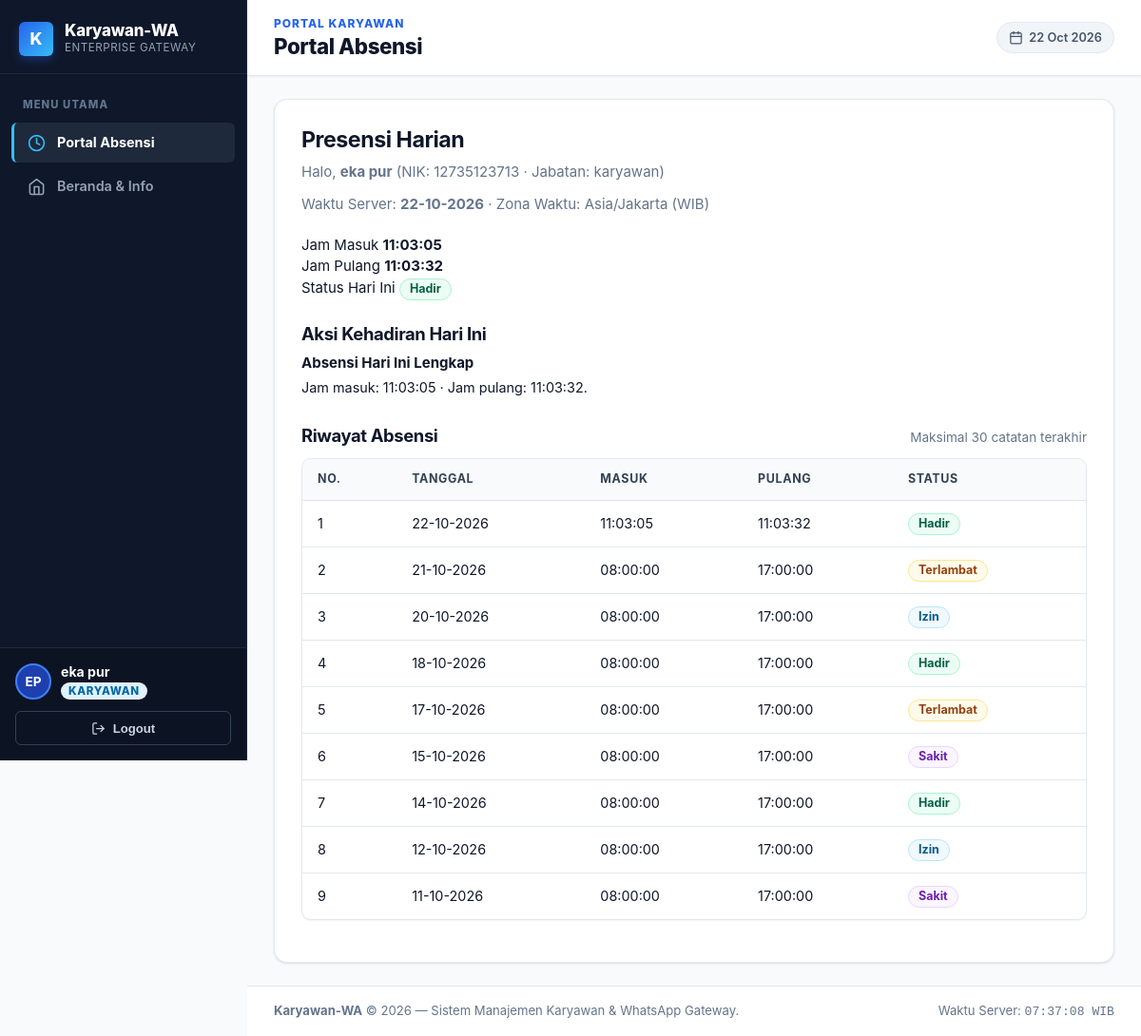
The app's page /absensi/index.php (signed in) with its own data.
### tables this page shows
CREATE TABLE `karyawan` (
  `id` int(10) UNSIGNED NOT NULL,
  `nik` varchar(30) NOT NULL,
  `nama` varchar(100) NOT NULL,
  `jabatan` varchar(100) NOT NULL,
  `no_hp` varchar(20) NOT NULL,
  `email` varchar(150) NOT NULL,
  `password` varchar(255) NOT NULL,
  `role` enum('admin','karyawan') NOT NULL DEFAULT 'karyawan',
  `created_at` timestamp NOT NULL DEFAULT current_timestamp(),
  `updated_at` timestamp NOT NULL DEFAULT current_timestamp() ON UPDATE current_timestamp()
);

CREATE TABLE `absensi` (
  `id` int(10) UNSIGNED NOT NULL,
  `id_karyawan` int(10) UNSIGNED NOT NULL,
  `tanggal` date NOT NULL,
  `jam_masuk` time DEFAULT NULL,
  `jam_pulang` time DEFAULT NULL,
  `status` enum('Hadir','Terlambat','Izin','Sakit') NOT NULL DEFAULT 'Hadir',
  `created_at` timestamp NOT NULL DEFAULT current_timestamp()
);

### config/helpers.php (called while the page is built, shortened)
<?php
function app_url(string $path = ''): string
{
    return APP_BASE_URL . '/' . ltrim($path, '/');
}
function e($value): string
{
    return htmlspecialchars((string) $value, ENT_QUOTES | ENT_SUBSTITUTE, 'UTF-8');
}
function current_user(): ?array
{
    return isset($_SESSION['user']) && is_array($_SESSION['user'])
        ? $_SESSION['user']
        : null;
}

### absensi/index.php (the view, shortened to what this page needs)
<?php
require_once __DIR__ . '/../config/helpers.php';
$user = current_user();
$userId = (int) ($user['id'] ?? 0);
$timezone = new DateTimeZone('Asia/Jakarta');
$now = new DateTimeImmutable('now', $timezone);
$today = $now->format('Y-m-d');
$profile = null;
$todayAttendance = null;
$history = [];
$pageError = null;
try {
    $pdo = getPDO();
    $profileStmt = $pdo->prepare(
        "SELECT id, nik, nama, jabatan, no_hp
         FROM karyawan
         WHERE id = :id AND role = 'karyawan'
         LIMIT 1"
    );
    $profileStmt->execute([':id' => $userId]);
    $profile = $profileStmt->fetch();
    $todayStmt = $pdo->prepare(
        'SELECT id, id_karyawan, tanggal, jam_masuk, jam_pulang, status, created_at
         FROM absensi
         WHERE id_karyawan = :id_karyawan AND tanggal = :tanggal
         LIMIT 1'
    );
    $todayStmt->execute([
        ':id_karyawan' => $userId,
        ':tanggal' => $today,
    ]);
    $todayAttendance = $todayStmt->fetch() ?: null;
    $historyStmt = $pdo->prepare(
        'SELECT tanggal, jam_masuk, jam_pulang, status
         FROM absensi
         WHERE id_karyawan = :id_karyawan
         ORDER BY tanggal DESC, id DESC
         LIMIT 30'
    );
    $historyStmt->execute([':id_karyawan' => $userId]);
    $history = $historyStmt->fetchAll();
} catch (PDOException $e) {
    error_log('Halaman absensi gagal memuat data: ' . $e->getMessage());
    $pageError = 'Data absensi belum dapat dimuat. Periksa koneksi database atau log PHP.';
}
$canCheckIn = !$pageError && !$todayAttendance;
$canCheckOut = !$pageError
    && is_array($todayAttendance)
    && !empty($todayAttendance['jam_masuk'])
    && empty($todayAttendance['jam_pulang']);
$pageTitle = 'Portal Absensi';
$activePage = 'absensi';
$pageSection = 'PORTAL KARYAWAN';
$extraCss = ['assets/absensi.css'];
require_once __DIR__ . '/../layout/header.php';
?>
        <?php if (!$pageError && $profile): ?>
            <div class="panel">
                <div class="attendance-header" style="margin-bottom:20px;">
                    <div>
                        <h2>Presensi Harian</h2>
                        <p class="muted">Halo, <strong><?= e($profile['nama']) ?></strong> (NIK: <?= e($profile['nik']) ?> &middot; Jabatan: <?= e($profile['jabatan']) ?>)</p>
                        <p class="muted">Waktu Server: <strong><?= e($now->format('d-m-Y')) ?></strong> &middot; Zona Waktu: Asia/Jakarta (WIB)</p>
                    </div>
                </div>
                <div class="attendance-summary">
                    <div class="attendance-card">
                        <span class="attendance-card-label">Jam Masuk</span>
                        <strong><?= e($todayAttendance['jam_masuk'] ?? '—') ?></strong>
                    </div>
                    <div class="attendance-card">
                        <span class="attendance-card-label">Jam Pulang</span>
                        <strong><?= e($todayAttendance['jam_pulang'] ?? '—') ?></strong>
                    </div>
                    <div class="attendance-card">
                        <span class="attendance-card-label">Status Hari Ini</span>
                        <strong>
                            <?php if ($todayAttendance): ?>
                                <span class="status-pill" data-status="<?= e($todayAttendance['status']) ?>"><?= e($todayAttendance['status']) ?></span>
                            <?php else: ?>
                                <span class="status-pill">Belum Absen</span>
                            <?php endif; ?>
                        </strong>
                    </div>
                </div>
                <section class="attendance-actions" aria-labelledby="action-title" style="margin-top:24px;">
                    <h3 id="action-title" style="margin-bottom:8px;">Aksi Kehadiran Hari Ini</h3>
                    <?php if ($canCheckIn): ?>
                        <p class="muted">Kamu belum melakukan absensi masuk hari ini. Klik tombol di bawah untuk mencatat jam kehadiran.</p>
                        <form method="post" action="<?= e(app_url('absensi/masuk.php')) ?>" onsubmit="return confirm('Catat absensi masuk sekarang?');">
                            <input type="hidden" name="csrf_token" value="<?= e(csrf_token()) ?>">
                            <button type="submit" class="button attendance-button">ABSEN MASUK</button>
                        </form>
                    <?php elseif ($todayAttendance && !empty($todayAttendance['jam_pulang'])): ?>
                        <div class="attendance-complete">
                            <strong>Absensi Hari Ini Lengkap</strong>
                            <p style="margin:4px 0 0;font-size:0.9rem;">Jam masuk: <?= e($todayAttendance['jam_masuk']) ?> &middot; Jam pulang: <?= e($todayAttendance['jam_pulang']) ?>.</p>
                        </div>
                    <?php elseif ($todayAttendance && empty($todayAttendance['jam_masuk'])): ?>
                        <p class="muted">Sudah ada catatan absensi untuk hari ini dengan status <?= e($todayAttendance['status']) ?>. Aksi masuk/pulang tidak tersedia.</p>
                    <?php else: ?>
                        <p class="muted">Aksi absensi belum dapat ditampilkan. Muat ulang halaman atau periksa pesan error.</p>
                    <?php endif; ?>
                </section>
                <section class="attendance-history" aria-labelledby="history-title" style="margin-top:28px;">
                    <div class="history-heading" style="display:flex;align-items:baseline;justify-content:space-between;flex-wrap:wrap;gap:8px;margin-bottom:12px;">
                        <h3 id="history-title" style="margin:0;">Riwayat Absensi</h3>
                        <span class="muted" style="font-size:0.85rem;">Maksimal 30 catatan terakhir</span>
                    </div>
                    <div class="table-wrap">
                        <table class="data-table">
                            <thead>
                            <tr>
                                <th>No.</th>
                                <th>Tanggal</th>
                                <th>Masuk</th>
                                <th>Pulang</th>
                                <th>Status</th>
                            </tr>
                            </thead>
                            <tbody>
                            <?php if (!$history): ?>
                                <tr><td colspan="5" class="empty-state">Belum ada riwayat absensi.</td></tr>
                            <?php else: ?>
                                <?php foreach ($history as $i => $row): ?>
                                    <tr>
                                        <td><?= $i + 1 ?></td>
                                        <td><?= e((new DateTimeImmutable($row['tanggal'], $timezone))->format('d-m-Y')) ?></td>
                                        <td><?= e($row['jam_masuk'] ?: '—') ?></td>
                                        <td><?= e($row['jam_pulang'] ?: '—') ?></td>
                                        <td><span class="status-pill" data-status="<?= e($row['status']) ?>"><?= e($row['status']) ?></span></td>
                                    </tr>
                                <?php endforeach; ?>
                            <?php endif; ?>
                            </tbody>
                        </table>
                    </div>
                </section>
            </div>
        <?php endif; ?>
<?php
require_once __DIR__ . '/../layout/footer.php';

### layout/header.php (shortened to what this page needs)
<?php
require_once __DIR__ . '/../config/helpers.php';
$layoutUser = current_user() ?? [];
$layoutRole = $layoutUser['role'] ?? 'karyawan';
$layoutIsAdmin = ($layoutRole === 'admin');
$layoutTitle = isset($pageTitle) && is_string($pageTitle) ? $pageTitle : 'Karyawan-WA';
$layoutActivePage = isset($activePage) && is_string($activePage) ? $activePage : 'dashboard';
$layoutSection = isset($pageSection) && is_string($pageSection)
    ? $pageSection
    : ($layoutIsAdmin ? 'ADMINISTRATOR' : 'PORTAL KARYAWAN');
$layoutName = trim($layoutUser['nama'] ?? ($layoutIsAdmin ? 'Admin' : 'Karyawan'));
$layoutInitials = '';
$nameParts = preg_split('/\s+/', $layoutName);
if (!empty($nameParts[0])) {
    $layoutInitials .= mb_strtoupper(mb_substr($nameParts[0], 0, 1, 'UTF-8'), 'UTF-8');
}
if (count($nameParts) > 1 && !empty($nameParts[count($nameParts) - 1])) {
    $layoutInitials .= mb_strtoupper(mb_substr($nameParts[count($nameParts) - 1], 0, 1, 'UTF-8'), 'UTF-8');
}
try {
    $layoutDateWib = (new DateTimeImmutable('now', new DateTimeZone('Asia/Jakarta')))->format('d M Y');
} catch (Throwable $e) {
    $layoutDateWib = date('d M Y');
}
$layoutNavItems = [];
if ($layoutIsAdmin) {
    $layoutNavItems = [
        [
            'key' => 'dashboard',
            'label' => 'Dashboard',
            'url' => app_url('admin/index.php'),
            'icon' => '<svg viewBox="0 0 24 24"><rect x="3" y="3" width="7" height="9" rx="1"/><rect x="14" y="3" width="7" height="5" rx="1"/><rect x="14" y="12" width="7" height="9" rx="1"/><rect x="3" y="16" width="7" height="5" rx="1"/></svg>',
        ],
        [
            'key' => 'karyawan',
            'label' => 'Data Karyawan',
            'url' => app_url('karyawan/index.php'),
            'icon' => '<svg viewBox="0 0 24 24"><path d="M17 21v-2a4 4 0 0 0-4-4H5a4 4 0 0 0-4 4v2"/><circle cx="9" cy="7" r="4"/><path d="M23 21v-2a4 4 0 0 0-3-3.87"/><path d="M16 3.13a4 4 0 0 1 0 7.75"/></svg>',
        ],
        [
            'key' => 'absensi',
            'label' => 'Catatan Absensi',
            'url' => app_url('admin/absensi.php'),
            'icon' => '<svg viewBox="0 0 24 24"><rect x="3" y="4" width="18" height="18" rx="2" ry="2"/><line x1="16" y1="2" x2="16" y2="6"/><line x1="8" y1="2" x2="8" y2="6"/><line x1="3" y1="10" x2="21" y2="10"/><path d="m9 16 2 2 4-4"/></svg>',
        ],
        [
            'key' => 'laporan',
            'label' => 'Laporan & Rekap',
            'url' => app_url('admin/laporan.php'),
            'icon' => '<svg viewBox="0 0 24 24"><path d="M14 2H6a2 2 0 0 0-2 2v16a2 2 0 0 0 2 2h12a2 2 0 0 0 2-2V8z"/><polyline points="14 2 14 8 20 8"/><line x1="16" y1="13" x2="8" y2="13"/><line x1="16" y1="17" x2="8" y2="17"/><polyline points="10 9 9 9 8 9"/></svg>',
        ],
    ];
} else {
    $layoutNavItems = [
        [
            'key' => 'absensi',
            'label' => 'Portal Absensi',
            'url' => app_url('absensi/index.php'),
            'icon' => '<svg viewBox="0 0 24 24"><circle cx="12" cy="12" r="10"/><polyline points="12 6 12 12 16 14"/></svg>',
        ],
        [
            'key' => 'home',
            'label' => 'Beranda & Info',
            'url' => app_url('index.php'),
            'icon' => '<svg viewBox="0 0 24 24"><path d="m3 9 9-7 9 7v11a2 2 0 0 1-2 2H5a2 2 0 0 1-2-2z"/><polyline points="9 22 9 12 15 12 15 22"/></svg>',
        ],
    ];
}
?>
<!doctype html>
<html lang="id">
<head>
    <link rel="stylesheet" href="<?= e(app_url('assets/style.css')) ?>">
    <link rel="stylesheet" href="<?= e(app_url('assets/layout.css')) ?>">
    <?php if (isset($extraCss) && is_array($extraCss)): ?>
        <?php foreach ($extraCss as $cssPath): ?>
            <link rel="stylesheet" href="<?= e(app_url($cssPath)) ?>">
        <?php endforeach; ?>
    <?php endif; ?>
</head>
<body>
<div class="app-layout">
    <aside class="app-sidebar" aria-label="Sidebar Navigasi Utama">
        <div>
            <div class="app-sidebar-header">
                <div class="app-brand-icon" aria-hidden="true">K</div>
                <div class="app-brand-text">
                    <span class="app-brand-title">Karyawan-WA</span>
                    <span class="app-brand-subtitle">Enterprise Gateway</span>
                </div>
            </div>
            <nav class="app-nav" aria-label="Menu Utama Desktop">
                <span class="app-nav-heading">Menu Utama</span>
                <?php foreach ($layoutNavItems as $item): ?>
                    <?php $isActive = ($layoutActivePage === $item['key']); ?>
                    <a class="app-nav-link<?= $isActive ? ' is-active' : '' ?>"
                       href="<?= e($item['url']) ?>"
                       <?= $isActive ? 'aria-current="page"' : '' ?>>
                        <?= $item['icon'] ?>
                        <span><?= e($item['label']) ?></span>
                    </a>
                <?php endforeach; ?>
            </nav>
        </div>
        <div class="app-sidebar-footer">
            <div class="app-user-card">
                <div class="app-user-avatar" aria-hidden="true"><?= e($layoutInitials) ?></div>
                <div class="app-user-info">
                    <span class="app-user-name"><?= e($layoutName) ?></span>
                    <span class="app-user-role">
                        <span class="badge-role <?= $layoutIsAdmin ? 'admin' : 'karyawan' ?>"><?= e(strtoupper($layoutRole)) ?></span>
                    </span>
                </div>
            </div>
            <form method="post" action="<?= e(app_url('auth/logout.php')) ?>" class="app-sidebar-logout-form">
                <button type="submit" class="app-sidebar-logout-btn">
                    <svg viewBox="0 0 24 24" fill="none" stroke="currentColor" stroke-width="2" stroke-linecap="round" stroke-linejoin="round">
                        <path d="M9 21H5a2 2 0 0 1-2-2V5a2 2 0 0 1 2-2h4"/>
                        <polyline points="16 17 21 12 16 7"/>
                        <line x1="21" y1="12" x2="9" y2="12"/>
                    </svg>
                    <span>Logout</span>
                </button>
            </form>
        </div>
    </aside>
    <main class="app-main">
        <header class="app-topbar" aria-label="Topbar Halaman">
            <div class="app-topbar-breadcrumb">
                <span class="app-topbar-context"><?= e($layoutSection) ?></span>
                <h1 class="app-topbar-title"><?= e($layoutTitle) ?></h1>
            </div>
            <div class="app-topbar-actions">
                <div class="app-date-pill">
                    <svg width="15" height="15" viewBox="0 0 24 24" fill="none" stroke="currentColor" stroke-width="2" stroke-linecap="round" stroke-linejoin="round">
                        <rect x="3" y="4" width="18" height="18" rx="2" ry="2"/>
                        <line x1="16" y1="2" x2="16" y2="6"/>
                        <line x1="8" y1="2" x2="8" y2="6"/>
                        <line x1="3" y1="10" x2="21" y2="10"/>
                    </svg>
                    <span><?= e($layoutDateWib) ?></span>
                </div>
            </div>
        </header>
        <div class="app-content-body">

### records on screen
karyawan: nama "EP", nama "eka pur", jabatan "KARYAWAN", nik "12735123713", jabatan "karyawan"
absensi: jam_masuk "11:03:05", jam_pulang "11:03:32", status "Hadir", tanggal "22-10-2026"
absensi: tanggal "21-10-2026", jam_masuk "08:00:00", jam_pulang "17:00:00", status "Terlambat"
absensi: tanggal "20-10-2026", jam_masuk "08:00:00", jam_pulang "17:00:00", status "Izin"
absensi: tanggal "18-10-2026", jam_masuk "08:00:00", jam_pulang "17:00:00", status "Hadir"
absensi: tanggal "17-10-2026", jam_masuk "08:00:00", jam_pulang "17:00:00", status "Terlambat"
absensi: tanggal "15-10-2026", jam_masuk "08:00:00", jam_pulang "17:00:00", status "Sakit"
absensi: tanggal "14-10-2026", jam_masuk "08:00:00", jam_pulang "17:00:00", status "Hadir"
absensi: tanggal "12-10-2026", jam_masuk "08:00:00", jam_pulang "17:00:00", status "Izin"
absensi: tanggal "11-10-2026", jam_masuk "08:00:00", jam_pulang "17:00:00", status "Sakit"

### other values on screen
$item['label'] "Portal Absensi"
$item['label'] "Beranda & Info"
$layoutSection "PORTAL KARYAWAN"
$layoutTitle "Portal Absensi"
$layoutDateWib "22 Oct 2026"
$now->format('d-m-Y') "22-10-2026"
